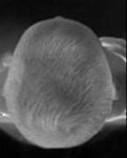
#> input picture tetes.jpg, 127 x 158 px
$ python untitled1.py
#> lines starting #> are read from the running program, lines starting #| are printed output that depends on the picture
import cv2
import numpy as np

img = cv2.imread('tetes.jpg',0)
#> img is the input picture: shape (158, 127); min 0, max 245, mean 78.2
kernel = np.ones((5,5),np.uint8)
erosion = cv2.morphologyEx(img, cv2.MORPH_GRADIENT, kernel)
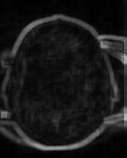
#> erosion: shape (158, 127); min 0, max 181, mean 24.6
#> (the run stopped early here; a loop or call above may not have finished)
